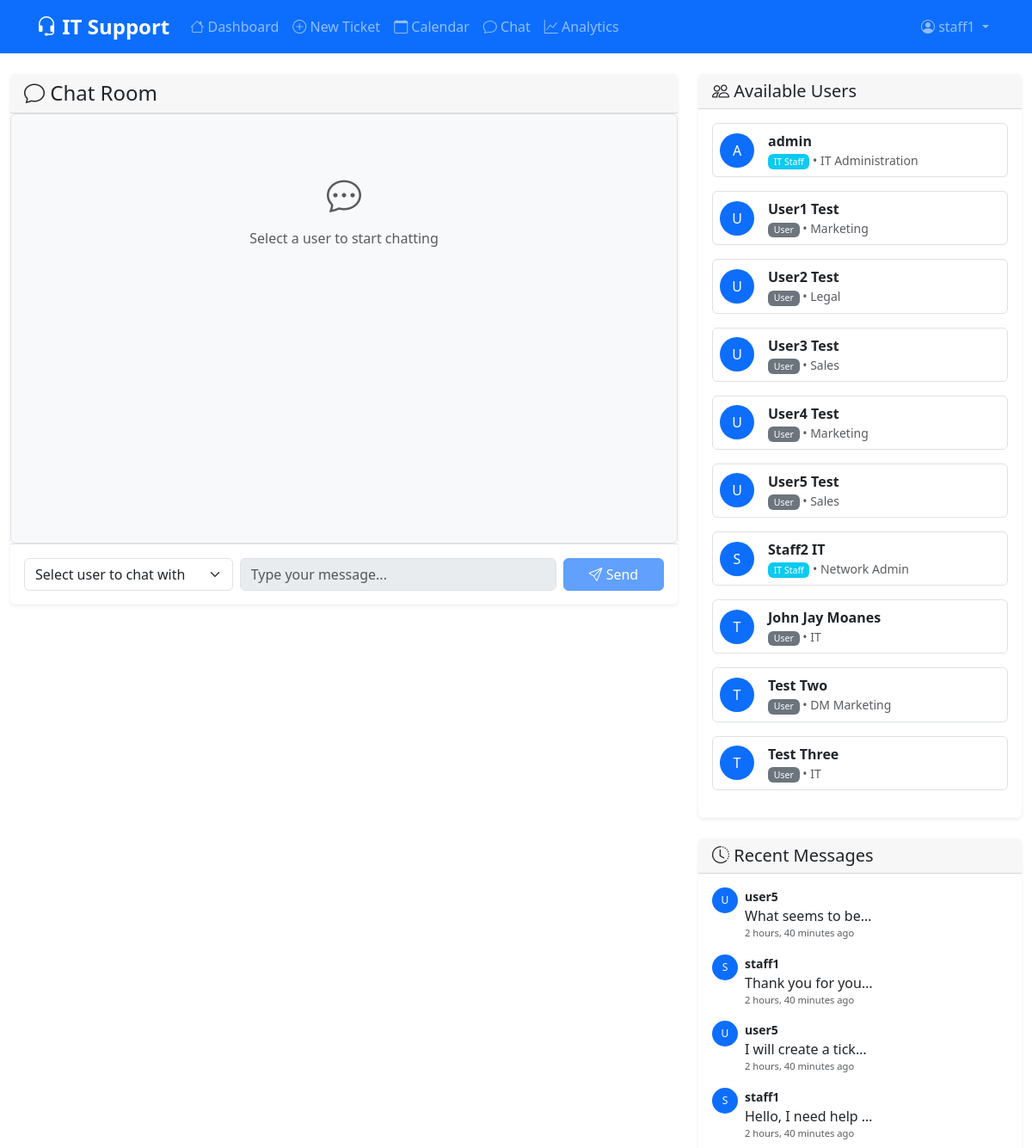
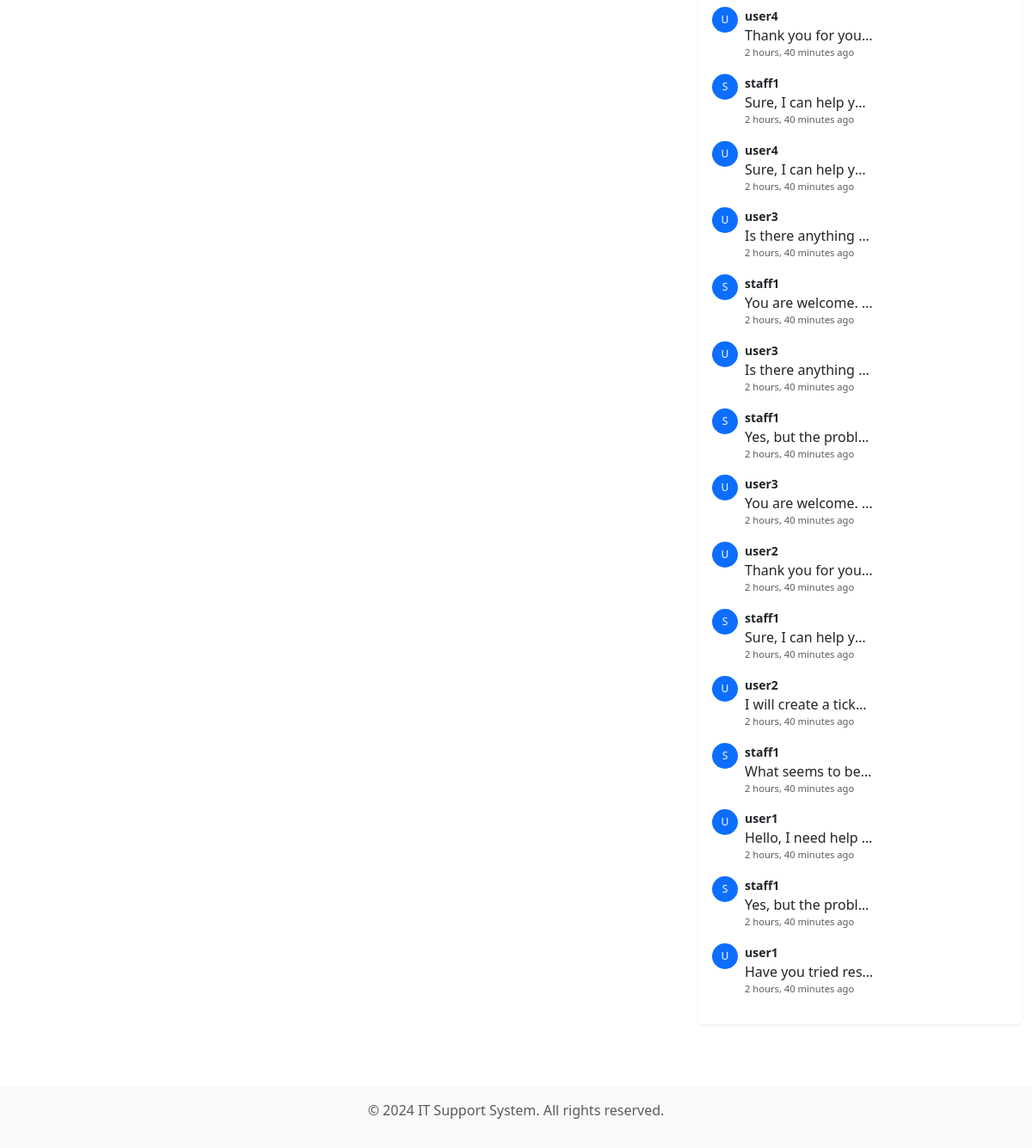
The page /chat/ (signed in) on the database its author committed (2 pictures, top to bottom).
### tickets/models.py (models this page shows, shortened)
class UserProfile(models.Model):
    user = models.OneToOneField(User, on_delete=models.CASCADE, related_name='profile')
    dark_mode = models.BooleanField(default=False, help_text="User's dark mode preference")
    department = models.CharField(max_length=100, blank=True, null=True, help_text="User's department")
    is_it_staff = models.BooleanField(default=False, help_text="Whether user is IT staff member")
    phone_number = models.CharField(max_length=20, blank=True, null=True)
    created_at = models.DateTimeField(auto_now_add=True)
    updated_at = models.DateTimeField(auto_now=True)
    class Meta:
        verbose_name = "User Profile"
        verbose_name_plural = "User Profiles"

class ChatMessage(models.Model):
    sender = models.ForeignKey(User, on_delete=models.CASCADE, related_name='sent_messages')
    receiver = models.ForeignKey(User, on_delete=models.CASCADE, related_name='received_messages')
    message = models.TextField(help_text="Chat message content")
    is_read = models.BooleanField(default=False, help_text="Whether message has been read")
    timestamp = models.DateTimeField(auto_now_add=True)
    class Meta:
        ordering = ['timestamp']
        verbose_name = "Chat Message"
        verbose_name_plural = "Chat Messages"

### tickets/views.py (the view)
# urls.py: path('chat/', views.chat_view, name='chat'),
@login_required
def chat_view(request):
    user = request.user
    recent_messages = ChatMessage.objects.filter(
        Q(sender=user) | Q(receiver=user)
    ).select_related('sender', 'receiver').order_by('-timestamp')[:50]
    if user.profile.is_it_staff:
        chat_users = User.objects.filter(is_active=True).exclude(id=user.id)
    else:
        chat_users = User.objects.filter(profile__is_it_staff=True, is_active=True)
    context = {
        'recent_messages': recent_messages,
        'chat_users': chat_users,
        'is_it_staff': user.profile.is_it_staff,
    }
    return render(request, 'tickets/chat.html', context)

### tickets/templates/tickets/chat.html (shortened to what this page needs)
{% extends 'tickets/base.html' %}
{% load static %}
{% block content %}
<div class="row">
    <div class="col-lg-8">
        <div class="card">
            <div class="card-header">
                <h4 class="mb-0">
                    <i class="bi bi-chat"></i> Chat Room
                </h4>
            </div>
            <div class="card-body p-0">
                <div id="messages-container" class="chat-container">
                    <div class="text-center text-muted py-5">
                        <i class="bi bi-chat-dots fs-1"></i>
                        <p class="mt-2">Select a user to start chatting</p>
                    </div>
                </div>
                <div class="p-3 border-top">
                    <div class="row g-2">
                        <div class="col-md-4">
                            <select class="form-select" id="user-select">
                                <option value="">Select user to chat with</option>
                            </select>
                        </div>
                        <div class="col-md-6">
                            <input type="text" class="form-control" id="message-input"
                                   placeholder="Type your message..." disabled>
                        </div>
                        <div class="col-md-2">
                            <button type="button" class="btn btn-primary w-100" id="send-button" disabled>
                                <i class="bi bi-send"></i> Send
                            </button>
                        </div>
                    </div>
                </div>
            </div>
        </div>
    </div>
    <div class="col-lg-4">
        <div class="card mb-4">
            <div class="card-header">
                <h5 class="mb-0">
                    <i class="bi bi-people"></i> Available Users
                </h5>
            </div>
            <div class="card-body">
                {% if chat_users %}
                    {% for user in chat_users %}
                    <div class="d-flex align-items-center mb-3 p-2 border rounded user-item"
                         data-user-id="{{ user.id }}" style="cursor: pointer;">
                        <div class="flex-shrink-0">
                            <div class="bg-primary text-white rounded-circle d-flex align-items-center justify-content-center"
                                 style="width: 40px; height: 40px;">
                                {{ user.username|first|upper }}
                            </div>
                        </div>
                        <div class="flex-grow-1 ms-3">
                            <div class="fw-bold">{{ user.get_full_name|default:user.username }}</div>
                            <div class="small text-muted">
                                {% if user.profile.is_it_staff %}
                                    <span class="badge bg-info">IT Staff</span>
                                {% else %}
                                    <span class="badge bg-secondary">User</span>
                                {% endif %}
                                {% if user.profile.department %}
                                    • {{ user.profile.department }}
                                {% endif %}
                            </div>
                        </div>
                    </div>
                    {% endfor %}
                {% else %}
                    <div class="text-center text-muted py-3">
                        <i class="bi bi-person-x fs-3"></i>
                        <p class="mt-2">No users available for chat</p>
                    </div>
                {% endif %}
            </div>
        </div>
        <div class="card">
            <div class="card-header">
                <h5 class="mb-0">
                    <i class="bi bi-clock-history"></i> Recent Messages
                </h5>
            </div>
            <div class="card-body">
                {% if recent_messages %}
                    {% for message in recent_messages %}
                    <div class="d-flex mb-3">
                        <div class="flex-shrink-0">
                            <div class="bg-primary text-white rounded-circle d-flex align-items-center justify-content-center"
                                 style="width: 30px; height: 30px; font-size: 0.75rem;">
                                {{ message.sender.username|first|upper }}
                            </div>
                        </div>
                        <div class="flex-grow-1 ms-2">
                            <div class="fw-bold small">{{ message.sender.username }}</div>
                            <div class="text-truncate" style="max-width: 150px;" title="{{ message.message }}">
                                {{ message.message }}
                            </div>
                            <div class="text-muted" style="font-size: 0.7rem;">
                                {{ message.timestamp|timesince }} ago
                            </div>
                        </div>
                    </div>
                    {% endfor %}
                {% else %}
                    <div class="text-center text-muted py-3">
                        <i class="bi bi-chat-dots fs-3"></i>
                        <p class="mt-2 small">No recent messages</p>
                    </div>
                {% endif %}
            </div>
        </div>
    </div>
</div>
{% endblock %}

### tickets/templates/tickets/base.html (shortened to what this page needs)
<!DOCTYPE html>
<html lang="en" data-bs-theme="{% if user.is_authenticated and user.profile.dark_mode %}dark{% else %}light{% endif %}">
<head>
    <link href="https://cdn.jsdelivr.net/npm/bootstrap@5.3.0/dist/css/bootstrap.min.css" rel="stylesheet">
    <link href="https://cdn.jsdelivr.net/npm/bootstrap-icons@1.10.0/font/bootstrap-icons.css" rel="stylesheet">
    <link href="{% load static %}{% static 'css/style.css' %}" rel="stylesheet">
</head>
<body>
    <nav class="navbar navbar-expand-lg navbar-dark bg-primary">
        <div class="container">
            <a class="navbar-brand" href="{% url 'tickets:dashboard' %}">
                <i class="bi bi-headset"></i> IT Support
            </a>
            <div class="collapse navbar-collapse" id="navbarNav">
                <ul class="navbar-nav me-auto">
                    <li class="nav-item">
                        <a class="nav-link" href="{% url 'tickets:dashboard' %}">
                            <i class="bi bi-house"></i> Dashboard
                        </a>
                    </li>
                    <li class="nav-item">
                        <a class="nav-link" href="{% url 'tickets:create_ticket' %}">
                            <i class="bi bi-plus-circle"></i> New Ticket
                        </a>
                    </li>
                    <li class="nav-item">
                        <a class="nav-link" href="{% url 'tickets:calendar' %}">
                            <i class="bi bi-calendar"></i> Calendar
                        </a>
                    </li>
                    <li class="nav-item">
                        <a class="nav-link" href="{% url 'tickets:chat' %}">
                            <i class="bi bi-chat"></i> Chat
                        </a>
                    </li>
                    {% if user.is_authenticated and user.profile.is_it_staff %}
                    <li class="nav-item">
                        <a class="nav-link" href="{% url 'tickets:analytics' %}">
                            <i class="bi bi-graph-up"></i> Analytics
                        </a>
                    </li>
                    {% endif %}
                </ul>
                <ul class="navbar-nav">
                    {% if user.is_authenticated %}
                    <li class="nav-item dropdown">
                        <a class="nav-link dropdown-toggle" href="#" role="button" data-bs-toggle="dropdown">
                            <i class="bi bi-person-circle"></i> {{ user.username }}
                        </a>
                    </li>
                    {% endif %}
                </ul>
            </div>
        </div>
    </nav>
    <main class="container-fluid py-4">
        {% block content %}{% endblock %}
    </main>
    <footer class="bg-light text-center text-muted py-3 mt-5">
        <div class="container">
            <p>&copy; 2024 IT Support System. All rights reserved.</p>
        </div>
    </footer>
    <script src="{% load static %}{% static 'js/main.js' %}"></script>
</body>
</html>

### static/css/style.css (style rules this page uses)
:root { --primary-color: #0d6efd; --secondary-color: #6c757d; --success-color: #198754; --danger-color: #dc3545; --warning-color: #ffc107; --info-color: #0dcaf0; --light-color: #f8f9fa; --dark-color: #212529; }
.navbar-brand { font-weight: bold; font-size: 1.5rem; }
.navbar-nav .nav-link { font-weight: 500; transition: color 0.3s ease; }
.card { border: none; box-shadow: 0 0.125rem 0.25rem rgba(0, 0, 0, 0.075); transition: box-shadow 0.15s ease-in-out; }
.card-header { background-color: rgba(0, 0, 0, 0.03); border-bottom: 1px solid rgba(0, 0, 0, 0.125); font-weight: 600; }
.badge { font-size: 0.75em; font-weight: 500; }
.btn { font-weight: 500; transition: all 0.15s ease-in-out; }
footer { margin-top: auto; }

### tickets/templates/tickets/chat.html (style rules this page uses)
.chat-container { height: 500px; overflow-y: auto; border: 1px solid #dee2e6; border-radius: 0.375rem; padding: 1rem; background-color: #f8f9fa; }

### rows shown on the page
ChatMessage: sender.username|first "U", sender.username "user5", message "What seems to be…", timestamp "2 hours, 40 minutes"
ChatMessage: sender.username|first "S", sender.username "staff1", message "Thank you for you…", timestamp "2 hours, 40 minutes"
ChatMessage: sender.username|first "U", sender.username "user5", message "I will create a tick…", timestamp "2 hours, 40 minutes"
ChatMessage: sender.username|first "S", sender.username "staff1", message "Hello, I need help…", timestamp "2 hours, 40 minutes"
ChatMessage: sender.username|first "U", sender.username "user4", message "Thank you for you…", timestamp "2 hours, 40 minutes"
ChatMessage: sender.username|first "S", sender.username "staff1", message "Sure, I can help y…", timestamp "2 hours, 40 minutes"
ChatMessage: sender.username|first "U", sender.username "user4", message "Sure, I can help y…", timestamp "2 hours, 40 minutes"
ChatMessage: sender.username|first "U", sender.username "user3", message "Is there anything…", timestamp "2 hours, 40 minutes"
ChatMessage: sender.username|first "S", sender.username "staff1", message "You are welcome.…", timestamp "2 hours, 40 minutes"
ChatMessage: sender.username|first "U", sender.username "user3", message "Is there anything…", timestamp "2 hours, 40 minutes"
ChatMessage: sender.username|first "S", sender.username "staff1", message "Yes, but the probl…", timestamp "2 hours, 40 minutes"
ChatMessage: sender.username|first "U", sender.username "user3", message "You are welcome.…", timestamp "2 hours, 40 minutes"
ChatMessage: sender.username|first "U", sender.username "user2", message "Thank you for you…", timestamp "2 hours, 40 minutes"
ChatMessage: sender.username|first "S", sender.username "staff1", message "Sure, I can help y…", timestamp "2 hours, 40 minutes"
ChatMessage: sender.username|first "U", sender.username "user2", message "I will create a tick…", timestamp "2 hours, 40 minutes"
ChatMessage: sender.username|first "S", sender.username "staff1", message "What seems to be…", timestamp "2 hours, 40 minutes"
ChatMessage: sender.username|first "U", sender.username "user1", message "Hello, I need help…", timestamp "2 hours, 40 minutes"
ChatMessage: sender.username|first "S", sender.username "staff1", message "Yes, but the probl…", timestamp "2 hours, 40 minutes"
ChatMessage: sender.username|first "U", sender.username "user1", message "Have you tried res…", timestamp "2 hours, 40 minutes"

### other values the page prints
{{ user.username }} "staff1"
{{ user.username|first|upper }} "A"
{{ user.get_full_name|default:user.username }} "admin"
{{ user.profile.department }} "IT Administration"
{{ user.username|first|upper }} "U"
{{ user.get_full_name|default:user.username }} "User1 Test"
{{ user.profile.department }} "Marketing"
{{ user.get_full_name|default:user.username }} "User2 Test"
{{ user.profile.department }} "Legal"
{{ user.get_full_name|default:user.username }} "User3 Test"
{{ user.profile.department }} "Sales"
{{ user.get_full_name|default:user.username }} "User4 Test"
{{ user.get_full_name|default:user.username }} "User5 Test"
{{ user.username|first|upper }} "S"
{{ user.get_full_name|default:user.username }} "Staff2 IT"
